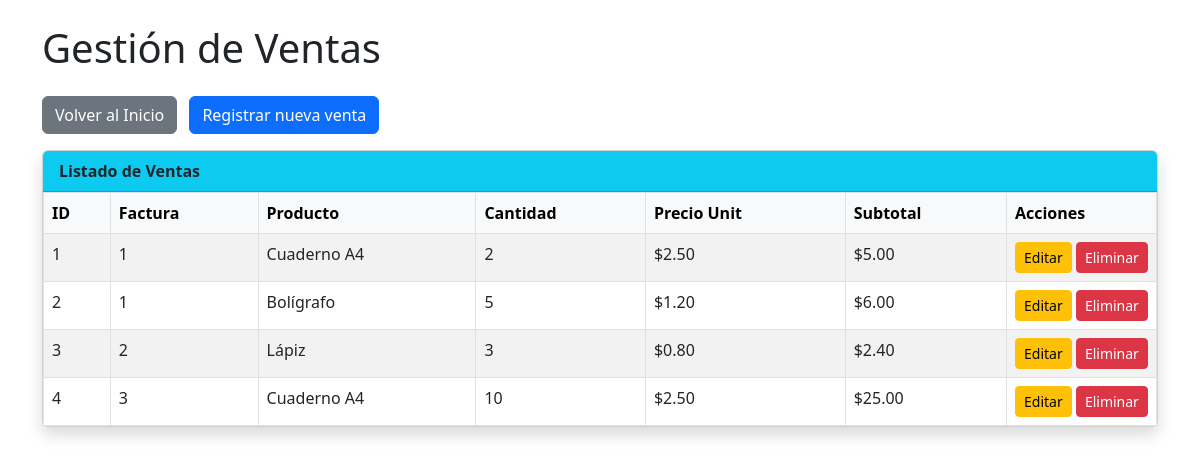
Page /modules/ventas/index.php (signed in) on the committed database.
### tables this page shows
CREATE TABLE IF NOT EXISTS venta (
    id INT AUTO_INCREMENT PRIMARY KEY,
    factura_id INT NOT NULL,
    producto_id INT NOT NULL,
    cantidad INT NOT NULL,
    precio_unit DECIMAL(10,2) NOT NULL,
    subtotal DECIMAL(10,2) AS (cantidad * precio_unit) STORED
);

CREATE TABLE IF NOT EXISTS productos (
    id INT AUTO_INCREMENT PRIMARY KEY,
    nombre VARCHAR(150) NOT NULL,
    descripcion TEXT,
    precio DECIMAL(10,2) NOT NULL,
    stock INT NOT NULL DEFAULT 0,
    proveedor_id INT,
    creado_en TIMESTAMP DEFAULT CURRENT_TIMESTAMP
);

### src/controllers/VentaController.php (called while the page is built, shortened)
<?php
class VentaController {
    private $repo;
    public function __construct($repo, $validator) {
        $this->repo = $repo;
    }
    public function listar() {
        return $this->repo->listar();
    }
}

### src/repositories/VentaRepository.php (called while the page is built, shortened)
<?php
class VentaRepository {
    private $db;
    public function __construct($conexion) {
        $this->db = $conexion;
    }
    public function listar() {
        $sql = "SELECT v.id, v.factura_id, v.producto_id, p.nombre AS producto,
                       v.cantidad, v.precio_unit, v.subtotal
                FROM venta v
                INNER JOIN productos p ON p.id = v.producto_id";
        $stmt = $this->db->query($sql);
        return $stmt->fetchAll(PDO::FETCH_ASSOC);
    }
}

### public/modules/ventas/index.php (the view, shortened to what this page needs)
<?php
require_once __DIR__ . "/../../../src/repositories/VentaRepository.php";
require_once __DIR__ . "/../../../src/controllers/VentaController.php";
$database = new Database();
$conn = $database->connect();
$repo = new VentaRepository($conn);
$validator = new VentaValidator();
$controller = new VentaController($repo, $validator);
$ventas = $controller->listar();
?>
<!DOCTYPE html>
<html lang="es">
<head>
    <link href="https://cdn.jsdelivr.net/npm/bootstrap@5.3.0/dist/css/bootstrap.min.css" rel="stylesheet">
</head>
<body>
<div class="container mt-4">
    <h1 class="mb-4">Gestión de Ventas</h1>
    <div class="mb-3">
        <a href="../../index.php" class="btn btn-secondary">
            Volver al Inicio
        </a>
        <a href="registrar.php" class="btn btn-primary ms-2">
            Registrar nueva venta
        </a>
    </div>
    <div class="card shadow">
        <div class="card-header bg-info text-dark fw-bold">
            Listado de Ventas
        </div>
        <div class="card-body p-0">
            <table class="table table-striped table-bordered m-0">
                <thead class="table-light">
                    <tr>
                        <th>ID</th>
                        <th>Factura</th>
                        <th>Producto</th>
                        <th>Cantidad</th>
                        <th>Precio Unit</th>
                        <th>Subtotal</th>
                        <th width="150">Acciones</th>
                    </tr>
                </thead>
                <tbody>
                <?php if (count($ventas) > 0): ?>
                    <?php foreach ($ventas as $v): ?>
                        <tr>
                            <td><?= $v['id']; ?></td>
                            <td><?= $v['factura_id']; ?></td>
                            <td><?= htmlspecialchars($v['producto']); ?></td>
                            <td><?= $v['cantidad']; ?></td>
                            <td>$<?= number_format($v['precio_unit'], 2); ?></td>
                            <td>$<?= number_format($v['subtotal'], 2); ?></td>
                            <td>
                                <a href="editar.php?id=<?= $v['id'] ?>" class="btn btn-warning btn-sm">Editar</a>
                                <a href="eliminar.php?id=<?= $v['id'] ?>"
                                   onclick="return confirm('¿Seguro de eliminar esta venta?')"
                                   class="btn btn-danger btn-sm">
                                   Eliminar
                                </a>
                            </td>
                        </tr>
                    <?php endforeach; ?>
                <?php else: ?>
                    <tr><td colspan="7" class="text-center">No hay ventas registradas</td></tr>
                <?php endif; ?>
                </tbody>
            </table>
        </div>
    </div>
</div>
</body>
</html>

### rows in the picture
venta: id "1", factura "1", producto.nombre "Cuaderno A4", cantidad "2", precio_unit "2.50", subtotal "5.00"
venta: id "2", factura "1", producto.nombre "Bolígrafo", cantidad "5", precio_unit "1.20", subtotal "6.00"
venta: id "3", factura "2", producto.nombre "Lápiz", cantidad "3", precio_unit "0.80", subtotal "2.40"
venta: id "4", factura "3", producto.nombre "Cuaderno A4", cantidad "10", precio_unit "2.50", subtotal "25.00"
